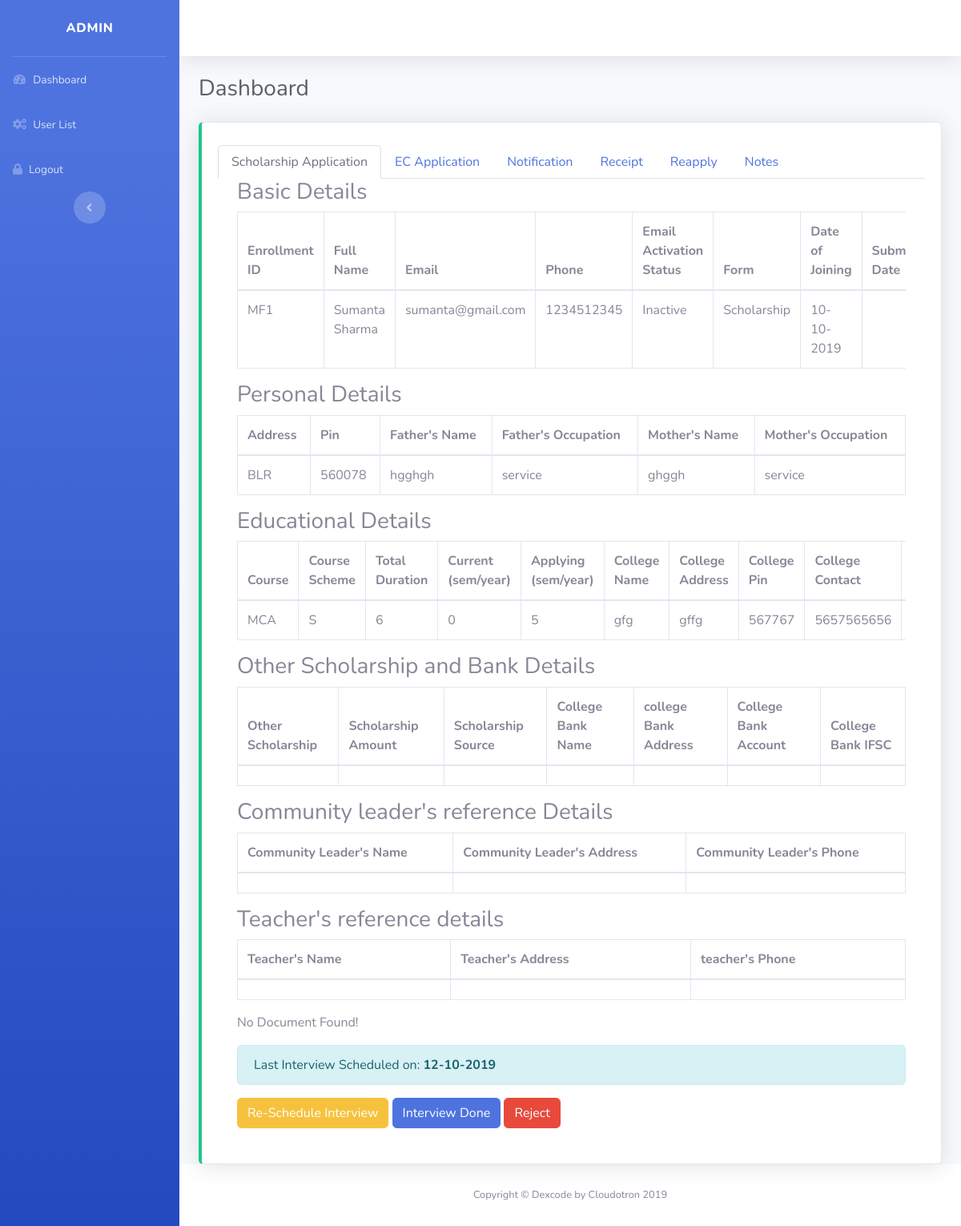
/admin/view-application.php?uid=1 (signed in), run on the app's committed database.
### tables this page shows
CREATE TABLE `user` (
  `uid` int(11) NOT NULL,
  `fname` varchar(255) DEFAULT NULL,
  `lname` varchar(255) DEFAULT NULL,
  `email` varchar(255) DEFAULT NULL,
  `phone` varchar(255) DEFAULT NULL,
  `pass` text,
  `status` varchar(255) DEFAULT NULL,
  `token` varchar(255) DEFAULT NULL,
  `uform` varchar(255) DEFAULT NULL,
  `phase` varchar(255) DEFAULT NULL,
  `lang` varchar(255) DEFAULT NULL,
  `sch_status` varchar(255) DEFAULT NULL,
  `ec_status` varchar(255) DEFAULT NULL,
  `reg_dt` varchar(255) DEFAULT NULL
);

CREATE TABLE `scholarship` (
  `enroll_id` int(11) NOT NULL,
  `uid` varchar(255) DEFAULT NULL,
  `addr` varchar(255) DEFAULT NULL,
  `pin` varchar(255) DEFAULT NULL,
  `fname` varchar(255) DEFAULT NULL,
  `foccu` varchar(255) DEFAULT NULL,
  `mname` varchar(255) DEFAULT NULL,
  `moccu` varchar(255) DEFAULT NULL,
  `fincome` varchar(255) DEFAULT NULL,
  `course` varchar(255) DEFAULT NULL,
  `course_scheme` varchar(255) DEFAULT NULL,
  `total_phase` varchar(255) DEFAULT NULL,
  `cur_phase` varchar(255) DEFAULT NULL,
  `apply_phase` varchar(255) DEFAULT NULL,
  `col_name` varchar(255) DEFAULT NULL,
  `col_add` varchar(255) DEFAULT NULL,
  `col_phone` varchar(255) DEFAULT NULL,
  `col_pin` varchar(255) DEFAULT NULL,
  `col_web` varchar(255) DEFAULT NULL,
  `ten_per` varchar(255) DEFAULT NULL,
  `tw_per` varchar(255) DEFAULT NULL,
  `grad_per` varchar(255) DEFAULT NULL,
  `osch` varchar(255) DEFAULT NULL,
  `oamt` varchar(255) DEFAULT NULL,
  `osource` varchar(255) DEFAULT NULL,
  `bname` varchar(255) DEFAULT NULL,
  `badd` varchar(255) DEFAULT NULL,
  `bacc` varchar(255) DEFAULT NULL,
  `bifsc` varchar(255) DEFAULT NULL,
  `cname` varchar(255) DEFAULT NULL,
  `cadd` varchar(255) DEFAULT NULL,
  `cphone` varchar(255) DEFAULT NULL,
  `tname` varchar(255) DEFAULT NULL,
  `tadd` varchar(255) DEFAULT NULL,
  `tphone` varchar(255) DEFAULT NULL,
  `sub_date` varchar(255) DEFAULT NULL
);

CREATE TABLE `interviews` (
  `id` int(11) NOT NULL,
  `uid` varchar(255) DEFAULT NULL,
  `idt` varchar(255) DEFAULT NULL,
  `result` varchar(255) DEFAULT NULL,
  `status` varchar(255) DEFAULT NULL
);

### admin/script.php (the view, shortened to what the rows shown need)
<?php
include_once '../dexcode/loader.php';
class script extends loader{
    private $load;
    public function __construct(){
        $this->load = new loader();
    }
    public function putScholarship($uid,$ar){
        $ar = mysqli_fetch_array($ar);
        $sql = $this->load->database->select("user","uid='".$uid."'","","","");
        echo '<h3>Basic Details</h3>
                <div class="table-responsive">
                    <table class="table table-bordered">
                        <thead>
                            <tr>
                                <th>Enrollment ID</th>
                                <th>Full Name</th>
                                <th>Email</th>
                                <th>Phone</th>
                                <th>Email Activation Status</th>
                                <th>Form</th>
                                <th>Date of Joining</th>
                                <th>Submission Date</th>
                            </tr>
                        </thead>
                    ';
                    while($row = mysqli_fetch_assoc($sql)){
                        echo '<tr>';
                            echo '<td>MF'.$row['uid'].'</td>';
                            echo '<td>'.$row['fname'].' '.$row['lname'].'</td>';
                            echo '<td>'.$row['email'].'</td>';
                            echo '<td>'.$row['phone'].'</td>';
                            echo '<td>';
                            if($row['status'] == "I"){
                                echo "Inactive";
                            }else{
                                echo "Active";
                            }
                            echo '</td>';
                            echo '<td>';
                            if($row['uform'] == "1"){
                                echo "Scholarship";
                            }else if($row['uform'] == "2"){
                                echo "EC Form";
                            }else{
                                echo "Yet to select";
                            }
                            echo '</td>';
                            echo '<td>'.$row['reg_dt'].'</td>';
                            echo '<td>'.$ar['sub_date'].'</td>';
                        echo '</tr>';
                    }
        echo '      </table>
                </div>';
        echo '<h3>Personal Details</h3>
                <div class="table-responsive">
                    <table class="table table-bordered">
                        <thead>
                            <tr>
                                <th>Address</th>
                                <th>Pin</th>
                                <th>Father\'s Name</th>
                                <th>Father\'s Occupation</th>
                                <th>Mother\'s Name</th>
                                <th>Mother\'s Occupation</th>
                            </tr>
                        </thead>
                    ';
                        echo '<tr>';
                            echo '<td>'.$ar['addr'].'</td>';
                            echo '<td>'.$ar['pin'].'</td>';
                            echo '<td>'.$ar['fname'].'</td>';
                            echo '<td>'.$ar['foccu'].'</td>';
                            echo '<td>'.$ar['mname'].'</td>';
                            echo '<td>'.$ar['moccu'].'</td>';
                        echo '</tr>';
        echo '      </table>
                </div>';
        echo '<h3>Educational Details</h3>
                <div class="table-responsive">
                    <table class="table table-bordered">
                        <thead>
                            <tr>
                                <th>Course</th>
                                <th>Course Scheme</th>
                                <th>Total Duration</th>
                                <th>Current (sem/year)</th>
                                <th>Applying (sem/year)</th>
                                <th>College Name</th>
                                <th>College Address</th>
                                <th>College Pin</th>
                                <th>College Contact</th>
                                <th>College Website</th>
                            </tr>
                        </thead>
                    ';
                    echo '<tr>';
                            echo '<td>'.$ar['course'].'</td>';
                            echo '<td>'.$ar['course_scheme'].'</td>';
                            echo '<td>'.$ar['total_phase'].'</td>';
                            echo '<td>'.$ar['cur_phase'].'</td>';
                            echo '<td>'.$ar['apply_phase'].'</td>';
                            echo '<td>'.$ar['col_name'].'</td>';
                            echo '<td>'.$ar['col_add'].'</td>';
                            echo '<td>'.$ar['col_pin'].'</td>';
                            echo '<td>'.$ar['col_phone'].'</td>';
                            echo '<td>'.$ar['col_web'].'</td>';
                        echo '</tr>';
        echo '      </table>
                </div>';
        echo '<h3>Other Scholarship and Bank Details</h3>
                <div class="table-responsive">
                    <table class="table table-bordered">
                        <thead>
                            <tr>
                                <th>Other Scholarship</th>
                                <th>Scholarship Amount</th>
                                <th>Scholarship Source</th>
                                <th>College Bank Name</th>
                                <th>college Bank Address</th>
                                <th>College Bank Account</th>
                                <th>College Bank IFSC</th>
                            </tr>
                        </thead>
                    ';
                    echo '<tr>';
                            echo '<td>'.$ar['osch'].'</td>';
                            echo '<td>'.$ar['oamt'].'</td>';
                            echo '<td>'.$ar['osource'].'</td>';
                            echo '<td>'.$ar['bname'].'</td>';
                            echo '<td>'.$ar['badd'].'</td>';
                            echo '<td>'.$ar['bacc'].'</td>';
                            echo '<td>'.$ar['bifsc'].'</td>';
                        echo '</tr>';
        echo '      </table>
                </div>';
        echo '<h3>Community leader\'s reference Details</h3>
                <div class="table-responsive">
                    <table class="table table-bordered">
                        <thead>
                            <tr>
                                <th>Community Leader\'s Name</th>
                                <th>Community Leader\'s Address</th>
                                <th>Community Leader\'s Phone</th>
                            </tr>
                        </thead>
                    ';
                    echo '<tr>';
                            echo '<td>'.$ar['cname'].'</td>';
                            echo '<td>'.$ar['cadd'].'</td>';
                            echo '<td>'.$ar['cphone'].'</td>';
                        echo '</tr>';
        echo '      </table>
                </div>';
        echo '<h3>Teacher\'s reference details</h3>
                <div class="table-responsive">
                    <table class="table table-bordered">
                        <thead>
                            <tr>
                                <th>Teacher\'s Name</th>
                                <th>Teacher\'s Address</th>
                                <th>teacher\'s Phone</th>
                            </tr>
                        </thead>
                    ';
                    echo '<tr>';
                            echo '<td>'.$ar['tname'].'</td>';
                            echo '<td>'.$ar['tadd'].'</td>';
                            echo '<td>'.$ar['tphone'].'</td>';
                        echo '</tr>';
        echo '      </table>
                </div>';
    }
    public function putSchDoc($uid){
        $sql = $this->load->database->query("select doc_type,doc_name from doc where uid='".$uid."' and doc_type!='cm_file' and doc_type!='vo_file'","raw");
        $ar = array();
        $url = "http://cloudotron.com/projects/macwan-rebuilt/";
        $mr = array();
        $vo="";$cm="";
        $mr['cm']=$cm;$mr['vo']=$vo;
        if(mysqli_num_rows($sql)){
            echo '<h3>Uploaded Document details</h3>
                <div class="table-responsive">
                    <table class="table table-bordered">
                        <thead>
                            <tr>
                                <th>Document Type</th>
                                <th>Document Link</th>
                            </tr>
                        </thead>
                    ';
                    for($i=0;$i<count($ar);$i++){
                        echo '<tr>';
                            echo '<td>'.$this->TypeConverter($ar[$i]['doc_type']).'</td>';
                            echo '<td><a href="'.$url.'storage/'.$ar[$i]['doc_name'].'" class="btn btn-sm btn-info">Open Document</a></td>';
                        echo '</tr>';
                    }
                    echo '<tr>';
                            echo '<td>Achivement Documents</td>';
                            echo '<td>';
                            $a = explode(",",$mr['cm']);
                            for($j=0;$j<count($a);$j++){
                                echo $a[$j]." ";
                            }
                            echo '</td>';
                    echo '</tr>';
                    echo '<tr>';
                            echo '<td>Volunteering activity Documents</td>';
                            echo '<td>';
                            $a = explode(",",$mr['vo']);
                            for($j=0;$j<count($a);$j++){
                                echo $a[$j]." ";
                            }
                            echo '</td>';
                    echo '</tr>';
        echo '      </table>
                </div>';
        }else{
            echo "No Document Found!";
        }
    }
    public function getScholarshipData($uid){
        $sql = $this->load->database->select("user","","","","");
        $ar = mysqli_fetch_array($sql);
        if($ar['uform'] == "1"){
            $sql1 = $this->load->database->select("scholarship","uid='".$uid."'","","","");
            $this->putScholarship($uid,$sql1);
            $this->putSchDoc($uid);
        }
    }
    public function uinfo($uid){
        $sql = $this->load->database->select("user","uid='".$uid."'","","","");
        return mysqli_fetch_assoc($sql);
    }
    public function get_scheduled_date($uid){
        $sql = $this->load->database->select("interviews","uid='".$uid."'","","","");
        if(mysqli_num_rows($sql)){
            $ar = mysqli_fetch_assoc($sql);
            return $ar['idt'];
        }
    }
}
?>

### admin/view-application.php (shortened to what the rows shown need)
<?php include_once("header.php");
include_once("script.php");
$script = new script;
?>
        <div class="container-fluid">
          <h1 class="h3 mb-4 text-gray-800">Dashboard</h1>
          <div class="row">
              <div class="col-md-12">
                <div class="card border-left-success shadow h-100 py-2">
                    <div class="card-body">
                        <div class="tab-content">
                          <div class="tab-pane container active" id="home">
                              <?php $script->getScholarshipData($_GET['uid']); ?>
                                <p align="center">
                                    <?php
                                        $n = $script->uinfo($_GET['uid']);
                                        switch($n['sch_status']){
                                            case "A": ?>
                                            <?php break;
                                            case "INT": ?>
                                                <p class="alert alert-info">Last Interview Scheduled on: <b><?php echo $script->get_scheduled_date($_GET['uid']); ?></b></p>
                                                <button type="button" class="btn btn-warning" data-toggle="modal" data-target="#exampleModal1">Re-Schedule Interview</button>
                                                <a href="int-done.php?uid=<?php echo $_GET['uid']; ?>&form=1" class="btn btn-primary">Interview Done</a>
                                                <button type="button" class="btn btn-danger" data-toggle="modal" data-target="#exampleModal15">Reject</button>
                                            <?php break;
                                                ?>
                                           <?php break;
                                        }
                                        ?>
                                </p>
                            </div>
                        </div>
                    </div>
                </div>
              </div>
          </div>
        </div>
      </div>
<?php include_once("footer.php"); ?>

### data on the page
user: uid "1", fname "Sumanta", lname "Sharma", email "sumanta@gmail.com", phone "1234512345", status "Inactive", uform "Scholarship", reg_dt "10-10-2019"
scholarship: addr "BLR", pin "560078", fname "hgghgh", foccu "service", mname "ghggh", moccu "service", course "MCA", course_scheme "S", total_phase "6", cur_phase "0", apply_phase "5", col_name "gfg", col_add "gffg", col_pin "567767", col_phone "5657565656"
interviews: idt "12-10-2019"
